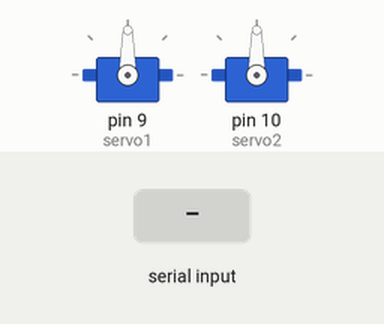
This sketch was run on a simulated Arduino Uno, built with avr-gcc and run on an emulated ATmega328P. Shown: 2 × servo. Inputs (shaded band) come from the test bench.

Above: at 1.2 s.
1.3 s: "a" received over Serial
At 2.8 s:
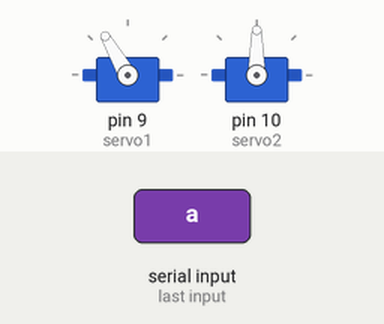
3.2 s: "w" received over Serial
At 4.3 s:
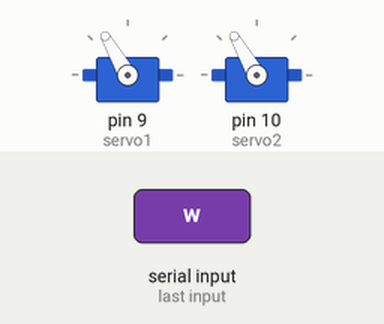
5.1 s: "d" received over Serial
At 6.7 s:
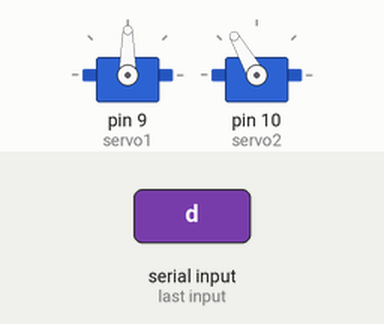
7.0 s: "s" received over Serial
At 8.4 s:
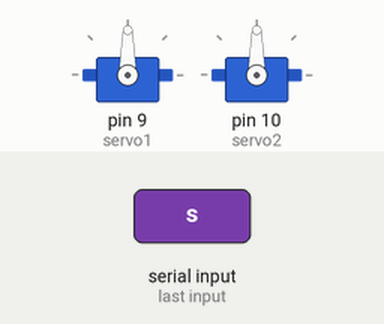
8.8 s: "d" received over Serial
At 9.7 s:
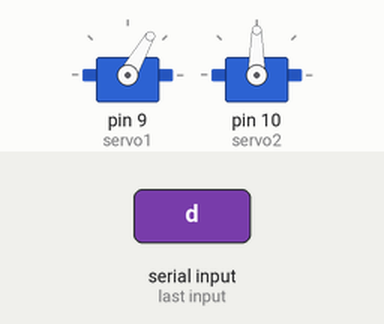
10.7 s: "c" received over Serial
At 11.4 s:
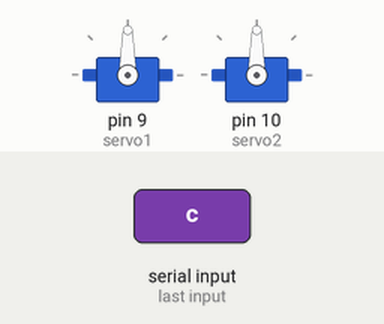
Timing chart, 0 to 13.2 s (numbered marks = the images above; inputs shaded):
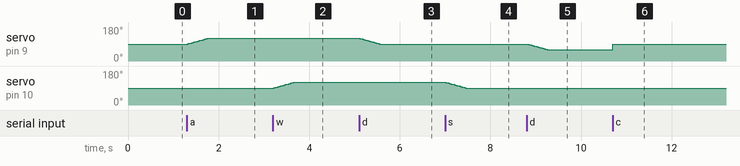

Measured:
- after the input at 1.3 s, servo on pin 9 (servo1): moves from 90° to 120° over 0.44 s, starting at once
- after the input at 3.2 s, servo on pin 10 (servo2): moves from 90° to 120° over 0.44 s, starting at once
- after the input at 5.1 s, servo on pin 9 (servo1): moves from 120° to 90° over 0.44 s, starting at once
- after the input at 7.0 s, servo on pin 10 (servo2): moves from 120° to 90° over 0.44 s, starting at once
- after the input at 8.8 s, servo on pin 9 (servo1): moves from 90° to 60° over 0.44 s, starting at once
- after the input at 10.7 s, servo on pin 9 (servo1): 60° → 90° at once

The sketch:

Pan-tilt.ino
```cpp
#include <Servo.h>

Servo servo1; // Paning servo, to move left and right
Servo servo2; // Tilting servo, to move up and down

int pos1 = 90; // initial position of servo 1
int pos2 = 90; // initial position of servo 2
// pos start/end are used to make the movement smoother
int pos_start;
int pos_end;

void setup() {
  Serial.begin(9600);
  servo1.attach(9);
  servo2.attach(10);
}

void loop() {
  if (Serial.available()) {
    char c = Serial.read();
    if (c == 'a') { // look left
      pos_start = pos1;
      pos_end = pos1 + 30;
      for (int i = pos_start; i <= pos_end; i++) {
        servo1.write(i);
        delay(15); // small delay between each iteration. It determines how "slow" it moves
      }
      pos1 = pos_end; // update current position of servo 1
    } else if (c == 'd') { // look right
      pos_start = pos1;
      pos_end = pos1 - 30;
      for (int i = pos_start; i >= pos_end; i--) {
        servo1.write(i);
        delay(15); // small delay between each iteration. It determines how "slow" it moves
      }
      pos1 = pos_end; // update current position of servo 1
    } else if (c == 'w') { // look up
      pos_start = pos2;
      pos_end = pos2 + 30;
      for (int i = pos_start; i <= pos_end; i++) {
        servo2.write(i);
        delay(15); // small delay between each iteration. It determines how "slow" it moves
      }
      pos2 = pos_end; // update current position of servo 2
    } else if (c == 's') { // look down
      pos_start = pos2;
      pos_end = pos2 - 30;
      for (int i = pos_start; i >= pos_end; i--) {
        servo2.write(i);
        delay(15); // small delay between each iteration. It determines how "slow" it moves
      }
      pos2 = pos_end; // update current position of servo 2
    } else if (c == 'c') { // look at center
      pos1 = 90;
      pos2 = 90;
      servo1.write(pos1);
      servo2.write(pos2);
    }
  }
}
```
